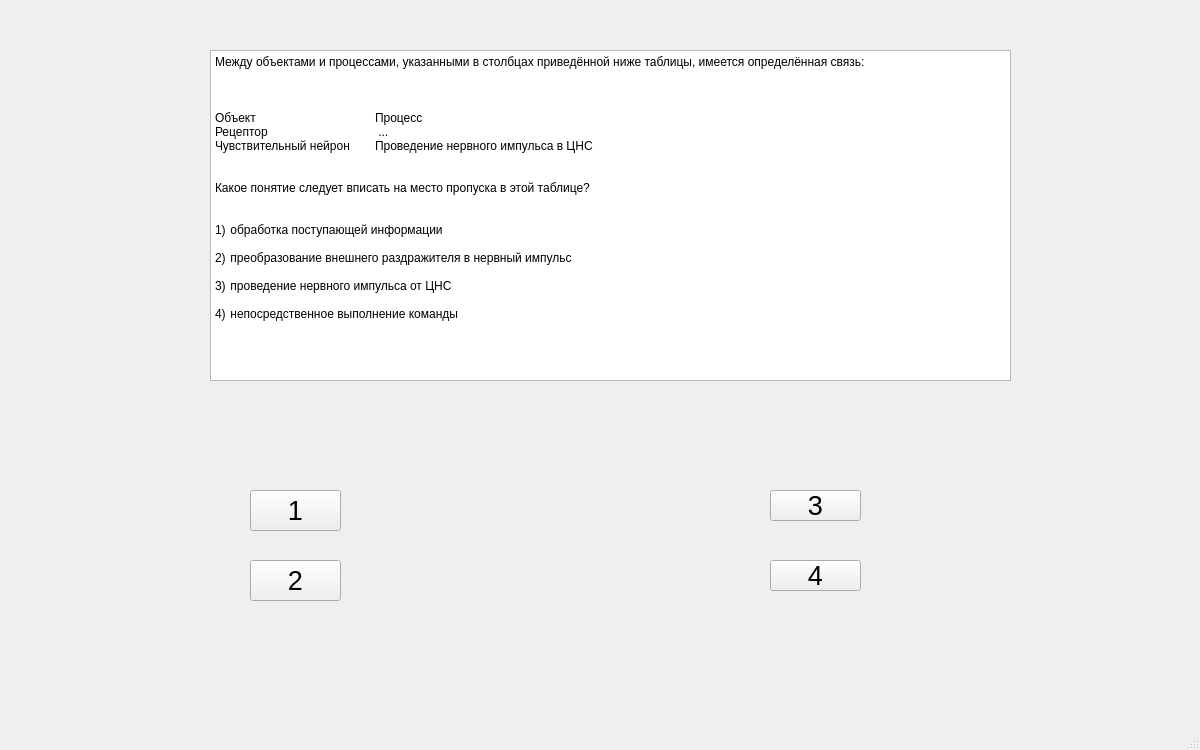
<?xml version="1.0" encoding="UTF-8"?>
<ui version="4.0">
 <class>MainWindow</class>
 <widget class="QMainWindow" name="MainWindow">
  <property name="geometry">
   <rect>
    <x>0</x>
    <y>0</y>
    <width>1200</width>
    <height>750</height>
   </rect>
  </property>
  <property name="windowTitle">
   <string>MainWindow</string>
  </property>
  <widget class="QWidget" name="centralwidget">
   <widget class="QPushButton" name="pushButton_4">
    <property name="geometry">
     <rect>
      <x>770</x>
      <y>490</y>
      <width>91</width>
      <height>31</height>
     </rect>
    </property>
    <property name="font">
     <font>
      <pointsize>20</pointsize>
     </font>
    </property>
    <property name="text">
     <string>3</string>
    </property>
   </widget>
   <widget class="QPushButton" name="pushButton_2">
    <property name="geometry">
     <rect>
      <x>250</x>
      <y>560</y>
      <width>91</width>
      <height>41</height>
     </rect>
    </property>
    <property name="font">
     <font>
      <pointsize>20</pointsize>
     </font>
    </property>
    <property name="text">
     <string>2</string>
    </property>
   </widget>
   <widget class="QPushButton" name="pushButton">
    <property name="geometry">
     <rect>
      <x>250</x>
      <y>490</y>
      <width>91</width>
      <height>41</height>
     </rect>
    </property>
    <property name="font">
     <font>
      <pointsize>20</pointsize>
     </font>
    </property>
    <property name="text">
     <string>1</string>
    </property>
   </widget>
   <widget class="QPlainTextEdit" name="plainTextEdit">
    <property name="geometry">
     <rect>
      <x>210</x>
      <y>50</y>
      <width>801</width>
      <height>331</height>
     </rect>
    </property>
    <property name="plainText">
     <string>Между объектами и процессами, указанными в столбцах приведённой ниже таблицы, имеется определённая связь:

 

Объект		Процесс
Рецептор		 ...
Чувствительный нейрон	Проведение нервного импульса в ЦНС
 

Какое понятие следует вписать на место пропуска в этой таблице?
 

1)  обработка поступающей информации

2)  преобразование внешнего раздражителя в нервный импульс

3)  проведение нервного импульса от ЦНС

4)  непосредственное выполнение команды
</string>
    </property>
   </widget>
   <widget class="QPushButton" name="pushButton_3">
    <property name="geometry">
     <rect>
      <x>770</x>
      <y>560</y>
      <width>91</width>
      <height>31</height>
     </rect>
    </property>
    <property name="font">
     <font>
      <pointsize>20</pointsize>
     </font>
    </property>
    <property name="text">
     <string>4</string>
    </property>
   </widget>
  </widget>
  <widget class="QMenuBar" name="menubar">
   <property name="geometry">
    <rect>
     <x>0</x>
     <y>0</y>
     <width>1200</width>
     <height>26</height>
    </rect>
   </property>
  </widget>
  <widget class="QStatusBar" name="statusbar"/>
 </widget>
 <resources/>
 <connections/>
</ui>
